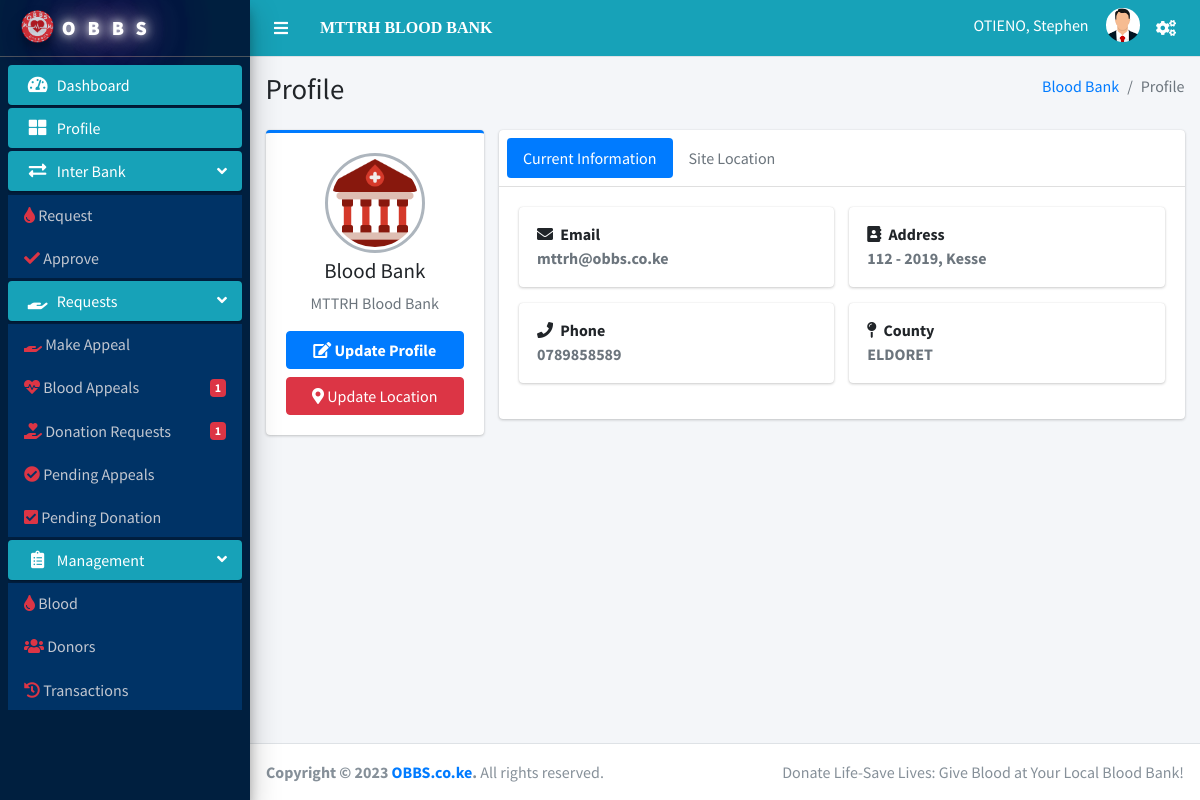
The page /Bloodbank/profile.php (signed in) on the database its author committed.
### tables this page shows
CREATE TABLE `blood_bank` (
  `id` int NOT NULL AUTO_INCREMENT,
  `bank_name` varchar(36) NOT NULL,
  `email` varchar(36) NOT NULL,
  `phone` varchar(14) NOT NULL,
  `address` varchar(52) NOT NULL,
  `county` varchar(26) NOT NULL,
  `lat` float DEFAULT NULL,
  `lon` float DEFAULT NULL,
  `bank_status` int DEFAULT NULL,
  `officer_id` int DEFAULT NULL,
  PRIMARY KEY (`id`),
  UNIQUE KEY `email` (`email`),
  UNIQUE KEY `phone` (`phone`),
  KEY `officer_id` (`officer_id`),
  CONSTRAINT `blood_bank_ibfk_1` FOREIGN KEY (`officer_id`) REFERENCES `officer` (`id`) ON DELETE CASCADE ON UPDATE CASCADE
);

CREATE TABLE `officer` (
  `id` int NOT NULL AUTO_INCREMENT,
  `req_id` int NOT NULL,
  `fname` varchar(26) NOT NULL,
  `lname` varchar(26) NOT NULL,
  `email` varchar(36) NOT NULL,
  `phone` varchar(14) NOT NULL,
  `pword` varchar(10) DEFAULT NULL,
  `o_status` int DEFAULT NULL,
  PRIMARY KEY (`id`),
  KEY `req_id` (`req_id`),
  CONSTRAINT `officer_ibfk_1` FOREIGN KEY (`req_id`) REFERENCES `reg_request` (`req_id`)
);

### Bloodbank/profile.php (the view, shortened to what this page needs)
<!DOCTYPE html>
<html lang="en">
<?php include 'includes/header.php'?>
<body class="hold-transition sidebar-mini">
<div class="wrapper">
  <?php include 'includes/navbar.php'?>
  <?php include 'includes/sidebar.php'?>
  <div class="content-wrapper">
    <section class="content-header">
      <div class="container-fluid">
        <div class="row mb-2">
          <div class="col-sm-6">
            <h1>Profile</h1>
          </div>
          <div class="col-sm-6">
            <ol class="breadcrumb float-sm-right">
              <li class="breadcrumb-item"><a href="#">Blood Bank</a></li>
              <li class="breadcrumb-item active">Profile</li>
            </ol>
          </div>
        </div>
      </div>
    </section>
    <section class="content">
        <div class="container-fluid">
          <div class="row">
            <div class="col-md-3">
              <div class="card card-primary card-outline">
                <div class="card-body box-profile">
                  <div class="text-center">
                    <img class="profile-user-img img-fluid img-circle"
                         src="../dist/img/bank-avatar.png"
                         alt="User profile picture">
                  </div>
                  <h3 class="profile-username text-center">Blood Bank</h3>
                  <p class="text-muted text-center"><?php echo $bank_details['bank_name'];?></p>
                  <a href="#" class="btn btn-primary btn-block" data-toggle="modal" data-target="#modal-default"><i class="fas fa-edit"></i><b> Update Profile</b></a>
                   <button type="button" class="btn btn-danger btn-block pulse" data-toggle="modal" data-target="#modal-location" onclick="updateLocation()"><i class="fas fa-map-marker-alt"></i> Update Location</button>
                </div>
              </div>
            </div>
            <div class="col-md-9">
              <div class="card">
                <div class="card-header p-2">
                  <ul class="nav nav-pills">
                    <li class="nav-item"><a class="nav-link active" href="#activity" data-toggle="tab">Current Information</a></li>
                    <li class="nav-item"><a class="nav-link" href="#settings" data-toggle="tab">Site Location</a></li>
                  </ul>
                </div>
                <div class="card-body">
                  <div class="tab-content">
                    <div class="active tab-pane" id="activity">
                      <div class="row">
                        <div class="col-md-6 col-sm-6 col-12">
                          <div class="info-box">
                            <div class="info-box-content">
                              <strong class="info-box-text"><i class="fas fa-envelope mr-1"></i> Email</strong>
                              <span class="info-box-number text-muted"><?php echo $bank_details['email'];?></span>
                            </div>
                          </div>
                        </div>
                        <div class="col-md-6 col-sm-6 col-12">
                          <div class="info-box">
                            <div class="info-box-content">
                              <strong class="info-box-text"><i class="fas fa-address-book mr-1"></i> Address</strong>
                              <span class="info-box-number text-muted"><?php echo $bank_details['address'];?></span>
                            </div>
                          </div>
                        </div>
                      </div>
                      <div class="row">
                        <div class="col-md-6 col-sm-6 col-12">
                          <div class="info-box">
                            <div class="info-box-content">
                              <strong class="info-box-text"><i class="fas fa-phone mr-1"></i> Phone</strong>
                              <span class="info-box-number text-muted"><?php echo $bank_details['phone'];?></span>
                            </div>
                          </div>
                        </div>
                        <div class="col-md-6 col-sm-6 col-12">
                          <div class="info-box">
                            <div class="info-box-content">
                              <strong class="info-box-text"><i class="fas fa-map-pin mr-1"></i> County</strong>
                              <span class="info-box-number text-muted"><?php echo $bank_details['county'];?></span>
                            </div>
                          </div>
                        </div>
                      </div>
                    </div>
                  </div>
                </div>
              </div>
            </div>
          </div>
        </div>
      </section>
  </div>
  <?php include 'includes/footer.php'; ?>
</div>
</body>
</html>

### Bloodbank/includes/navbar.php (shortened to what this page needs)
<nav class="main-header navbar navbar-expand navbar-info navbar-light">
  <ul class="navbar-nav" >
    <li class="nav-item">
      <a class="nav-link text-white"  data-widget="pushmenu" href="#" role="button"><i class="fas fa-bars"></i></a>
    </li>
  </ul>
  <a href="profile.php" class="text-white text-bold custom-font ml-3">
  <?php echo strtoupper($bank_details['bank_name']); ?>
  </a>
  <ul class="navbar-nav ml-auto">
    <li class="nav-item dropdown">
        <div class="user-panel  d-flex">
          <div class="info">
              <a href="#" class="d-block text-white"><?php echo strtoupper($officer_details['lname']).", ".$officer_details['fname'];?></a>
            </div>
          <div class="image">
            <img src="../dist/img/officer-avatar.png" class="img-circle" alt="User Image">
          </div>
        </div>
    </li>
    <li class="nav-item dropdown">
      <a class="nav-link" data-toggle="dropdown" href="#">
        <i class="fas fa-cogs text-white"></i>
      </a>
    </li>
  </ul>
</nav>

### Bloodbank/includes/header.php (style rules this page uses)
.custom-font { font-family: 'Abril Fatface', cursive; }

### Bloodbank/profile.php (style rules this page uses)
.pulse { animation: pulse 2s infinite; }

### rows shown on the page
blood_bank: bank_name "MTTRH BLOOD BANK", bank_name "MTTRH Blood Bank", email "mttrh@obbs.co.ke", address "112 - 2019, Kesse", phone "0789858589", county "ELDORET"
officer: lname "OTIENO", fname "Stephen"
